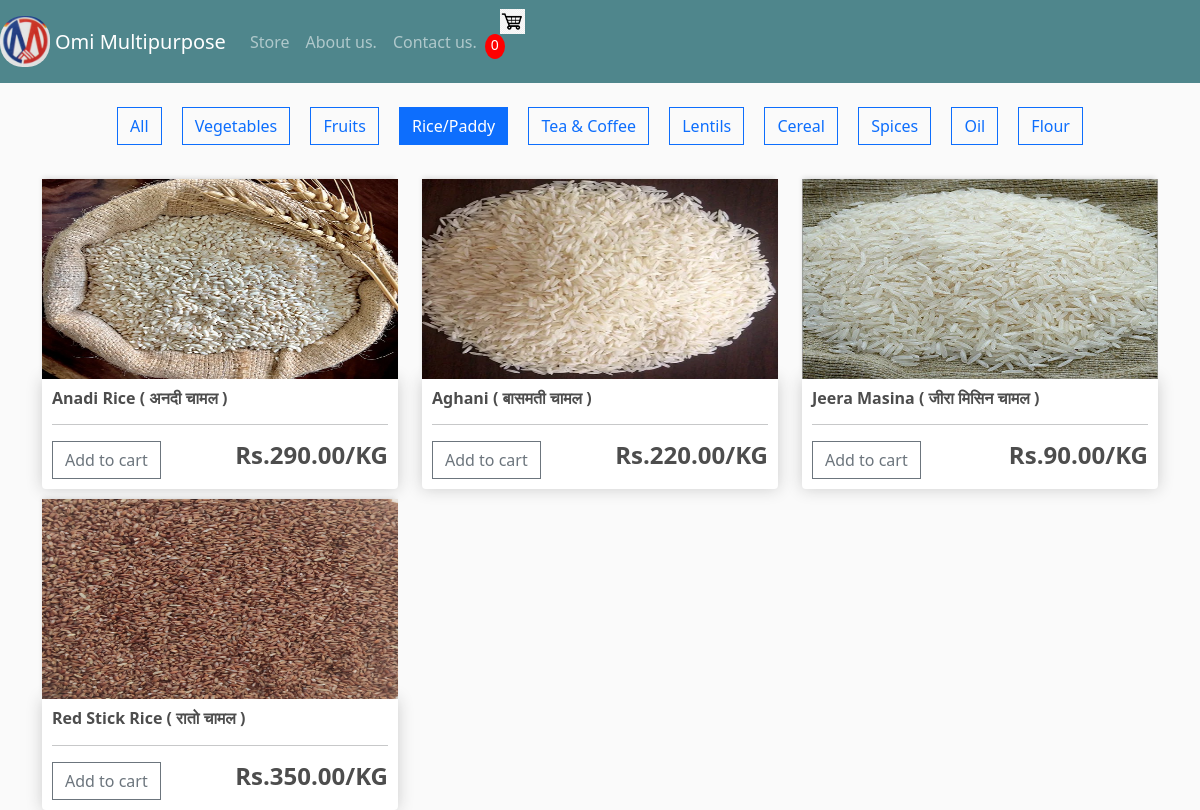
Page /store/?category=3 on the committed database.
### store/models.py (models this page shows, shortened)
class Category(models.Model):
    name=models.CharField(max_length=100)

class Product(models.Model):
    category=models.ForeignKey(Category,on_delete=models.CASCADE,related_name='products',null=True)
    name= models.CharField(max_length=200, null= True)
    price= models.DecimalField(max_digits=7,decimal_places=2)
    unit = models.CharField(max_length=50,default="KG")
    image=models.ImageField(null=True, blank=True)
    @property
    def imageURL(self):
        try:
            url=self.image.url
        except:
            url=''
        return url

### store/views.py (the view)
# urls.py: path('',include('store.urls'))
def store(request):
    data = cartData(request)
    cartItems = data['cartItems']
    category_id = request.GET.get('category')
    if category_id:
        products = Product.objects.filter(category_id=category_id)
    else:
        products = Product.objects.all()
    categories = Category.objects.all()
    context = {
        'hello': products,
        'cartItems': cartItems,
        'categories': categories,
        'selected_category': int(category_id) if category_id else 0,
    }
    return render(request, 'store/store.html', context)

### store/utils.py (called while the page is built, shortened)
def cookieCart(request):
    try:
        cart = json.loads(request.COOKIES['cart'])
    except:
        cart = {}
    print('Cart:', cart)
    items = []
    order = {'get_cart_total': 0, 'get_cart_items': 0, 'shipping': False}
    cartItems = order['get_cart_items']
    return {'cartItems': cartItems, 'order': order, 'items': items}

def cartData(request):
    if request.user.is_authenticated:
        customer=request.user.customer
        order,created=Order.objects.get_or_create(customer=customer,complete=False)
        items=order.orderitem_set.all()
        cartItems=order.get_cart_items
    else:
        cookieData=cookieCart(request)
        cartItems=cookieData['cartItems']
        order=cookieData['order']
        items=cookieData['items']
    return {'cartItems':cartItems,'order':order,'items':items}

### store/templates/store/store.html
{% extends 'store/main.html' %} {% load static %} {% block content %}
<div class="text-center my-4">
  <a
    href="{% url 'store' %}"
    class="btn {% if selected_category == 0 %}btn-primary{% else %}btn-outline-primary{% endif %} mx-2"
  >
    All
  </a>
  {% for category in categories %}
  <a
    href="?category={{ category.id }}"
    class="btn {% if selected_category == category.id %}btn-primary{% else %}btn-outline-primary{% endif %} mx-2"
  >
    {{ category.name }}
  </a>
  {% endfor %}
</div>
<div class="row">
  {% for product in hello %}
  <div class="col-lg-4">
    <img class="thumbnail" src="{{product.imageURL}}" />
    <div class="box-element product">
      <h6><strong>{{product.name}}</strong></h6>
      <hr />
      <button
        data-product="{{product.id}}"
        data-action="add"
        class="btn btn-outline-secondary add-btn update-cart"
      >
        Add to cart
      </button>
      <h4 style="display: inline-block; float: right">
        <strong>Rs.{{product.price|floatformat:2}}/{{product.unit}}</strong>
      </h4>
    </div>
  </div>
  {% endfor %}
</div>
{% endblock content %}

### static/css/main.css (style rules this page uses)
body { background-color: hsl(0, 0%, 98%); }
h1,h2,h3,h4,h5,h6 { color:hsl(0, 0%, 30%); }
.box-element { box-shadow:hsl(0, 0%, 80%) 0 0 16px; background-color: #fff; border-radius: 4px; padding: 10px; }
.thumbnail { width: 100%; height: 200px; -webkit-box-shadow: -1px -3px 5px -2px rgba(214,214,214,1); -moz-box-shadow: -1px -3px 5px -2px rgba(214,214,214,1); box-shadow: -1px -3px 5px -2px rgba(214,214,214,1); }
.product { border-radius: 0 0 4px 4px; }
.col-lg-4, .col-lg-6, .col-lg-8, .col-lg-12 { margin-top: 10px; }
.btn { border-radius: 0; }

### rows in the picture
Category: name "Vegetables"
Category: name "Fruits"
Category: name "Rice/Paddy"
Category: name "Tea & Coffee"
Category: name "Lentils"
Category: name "Cereal"
Category: name "Spices"
Category: name "Oil"
Category: name "Flour"
Product: imageURL (picture), name "Anadi Rice ( अनदी चामल )", price "290.00", unit "KG"
Product: imageURL (picture), name "Aghani ( बासमती चामल )", price "220.00", unit "KG"
Product: imageURL (picture), name "Jeera Masina ( जीरा मिसिन चामल )", price "90.00", unit "KG"
Product: imageURL (picture), name "Red Stick Rice ( रातो चामल )", price "350.00", unit "KG"

### other values in the picture
{{ cartItems }} "0"
